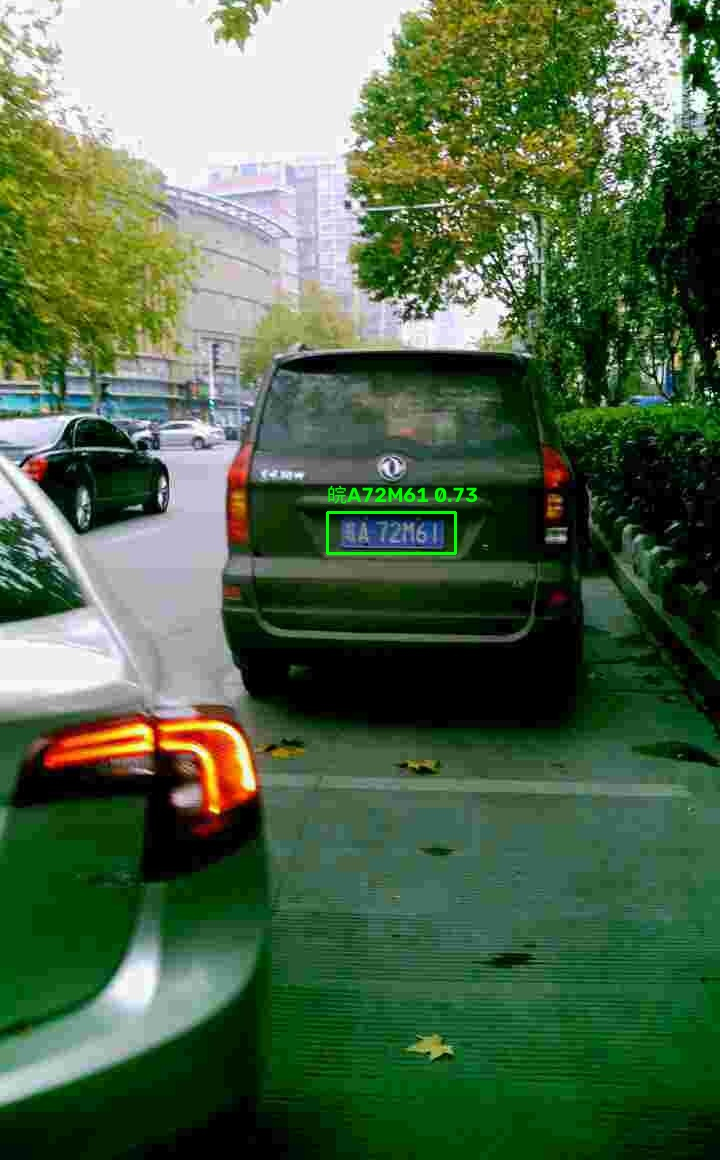
#> input picture infer_batch_results/images/00283644636015-90_92-338&522_448&553-446&549_343&548_343&517_446&518-0_0_31_26_11_30_25-88-7.jpg, 720 x 1160 px; its folder holds 4 pictures in this run
$ python prepare_datasets.py --dataset-dir ../infer_batch_results/images
#> lines starting #> are read from the running program, lines starting #| are printed output that depends on the picture
### src/ccpd_utils.py
"""工单编号：人工智能 CV-智能交通路口管理-车辆、行人目标检测与跟踪算法升级任务.

CCPD 数据集解析工具：
1. 从文件名解析车牌框、四点坐标、亮度、模糊度和字符标签。
2. 为 YOLO 检测训练和 OCR 识别训练提供统一样本对象。
"""

from __future__ import annotations

from collections.abc import Iterable
from dataclasses import dataclass
from pathlib import Path


PROVINCES = [
    "皖",
    "沪",
    "津",
    "渝",
    "冀",
    "晋",
    "蒙",
    "辽",
    "吉",
    "黑",
    "苏",
    "浙",
    "京",
    "闽",
    "赣",
    "鲁",
    "豫",
    "鄂",
    "湘",
    "粤",
    "桂",
    "琼",
    "川",
    "贵",
    "云",
    "藏",
    "陕",
    "甘",
    "青",
    "宁",
    "新",
]

ALPHANUMERIC = list("ABCDEFGHJKLMNPQRSTUVWXYZ0123456789")
DEFAULT_CHARSET = PROVINCES + ALPHANUMERIC


@dataclass(frozen=True)
class CcpdSample:
    image_path: Path
    filename: str
    area: int
    hor_angle: int
    ver_angle: int
    bbox: tuple[int, int, int, int]
    polygon: tuple[tuple[int, int], tuple[int, int], tuple[int, int], tuple[int, int]]
    plate_text: str
    brightness: int
    blur: int

    @property
    def plate_length(self) -> int:
        return len(self.plate_text)


def iter_image_paths(dataset_dir: Path) -> Iterable[Path]:
    for path in sorted(dataset_dir.glob("*.jpg")):
        yield path


def decode_plate(label_codes: list[int]) -> str | None:
    if len(label_codes) < 7:
        return None

    province_index = label_codes[0]
    if province_index < 0 or province_index >= len(PROVINCES):
        return None

    text = [PROVINCES[province_index]]
    for code in label_codes[1:]:
        if code < 0 or code >= len(ALPHANUMERIC):
            return None
        text.append(ALPHANUMERIC[code])
    return "".join(text)


def parse_ccpd_path(image_path: Path) -> CcpdSample | None:
    if image_path.suffix.lower() != ".jpg":
        return None

    parts = image_path.stem.split("-")
    if len(parts) != 7:
        return None

    try:
        area = int(parts[0])
        hor_angle, ver_angle = [int(item) for item in parts[1].split("_")]

        top_left, bottom_right = parts[2].split("_")
        x1, y1 = [int(item) for item in top_left.split("&")]
        x2, y2 = [int(item) for item in bottom_right.split("&")]
        bbox = (x1, y1, x2, y2)

        polygon = []
        for point in parts[3].split("_"):
            point_x, point_y = [int(item) for item in point.split("&")]
            polygon.append((point_x, point_y))
        if len(polygon) != 4:
            return None

        label_codes = [int(item) for item in parts[4].split("_")]
        plate_text = decode_plate(label_codes)
#> pass 3 of the loop in main, `for image_path in iter_image_paths(args.dataset_dir):`:
#> the loop made 4 passes; the first 3 are shown
        if plate_text is None:
            return None

        brightness = int(parts[5])
        blur = int(parts[6])
    except ValueError:
        return None

    return CcpdSample(
        image_path=image_path,
        filename=image_path.name,
        area=area,
        hor_angle=hor_angle,
        ver_angle=ver_angle,
        bbox=bbox,
        polygon=tuple(polygon),
        plate_text=plate_text,
        brightness=brightness,
        blur=blur,
    )


def clamp_bbox(bbox: tuple[int, int, int, int], width: int, height: int) -> tuple[int, int, int, int]:
    x1, y1, x2, y2 = bbox
    x1 = max(0, min(width - 1, x1))
    y1 = max(0, min(height - 1, y1))
    x2 = max(1, min(width, x2))
    y2 = max(1, min(height, y2))
    return x1, y1, x2, y2


def expand_bbox(
    bbox: tuple[int, int, int, int],
    width: int,
    height: int,
    margin_ratio: float = 0.05,
) -> tuple[int, int, int, int]:
    x1, y1, x2, y2 = bbox
    box_width = x2 - x1
    box_height = y2 - y1
    margin_x = int(box_width * margin_ratio)
    margin_y = int(box_height * margin_ratio)
    return clamp_bbox((x1 - margin_x, y1 - margin_y, x2 + margin_x, y2 + margin_y), width, height)


def xyxy_to_yolo(bbox: tuple[int, int, int, int], width: int, height: int) -> tuple[float, float, float, float]:
    x1, y1, x2, y2 = bbox
    center_x = ((x1 + x2) / 2.0) / width
    center_y = ((y1 + y2) / 2.0) / height
    box_width = (x2 - x1) / width
    box_height = (y2 - y1) / height
    return center_x, center_y, box_width, box_height

### scripts/prepare_datasets.py
"""工单编号：人工智能 CV-智能交通路口管理-车辆、行人目标检测与跟踪算法升级任务.

训练数据准备脚本：
1. 从 CCPD 文件名解析车牌框和车牌文本。
2. 生成 YOLO 检测数据集。
3. 生成 OCR 识别裁剪图与标签文件。
"""

from __future__ import annotations

import argparse
import json
import os
import random
import shutil
import sys
from pathlib import Path

import cv2

PROJECT_ROOT = Path(__file__).resolve().parent.parent
if str(PROJECT_ROOT) not in sys.path:
    sys.path.insert(0, str(PROJECT_ROOT))

from src.ccpd_utils import DEFAULT_CHARSET, clamp_bbox, expand_bbox, iter_image_paths, parse_ccpd_path, xyxy_to_yolo


def build_argparser() -> argparse.ArgumentParser:
    parser = argparse.ArgumentParser(description="Prepare YOLO and OCR datasets from CCPD images.")
    parser.add_argument("--dataset-dir", type=Path, required=True, help="Path to CCPD image directory.")
    parser.add_argument("--output-dir", type=Path, default=Path("prepared_data"), help="Directory to save processed datasets.")
    parser.add_argument("--train-ratio", type=float, default=0.8, help="Train split ratio.")
    parser.add_argument("--val-ratio", type=float, default=0.1, help="Validation split ratio.")
    parser.add_argument("--seed", type=int, default=42, help="Random seed.")
    parser.add_argument("--crop-margin-ratio", type=float, default=0.05, help="Extra OCR crop margin.")
    parser.add_argument("--max-samples", type=int, default=0, help="Optional cap for quick smoke tests.")
    return parser


def ensure_dir(path: Path) -> None:
    path.mkdir(parents=True, exist_ok=True)


def link_or_copy(src: Path, dst: Path) -> None:
    if dst.exists():
        return
    try:
        os.link(src, dst)
    except OSError:
        shutil.copy2(src, dst)


def split_samples(samples: list, train_ratio: float, val_ratio: float):
    train_end = int(len(samples) * train_ratio)
    val_end = train_end + int(len(samples) * val_ratio)
    return {
        "train": samples[:train_end],
        "val": samples[train_end:val_end],
        "test": samples[val_end:],
    }


def save_yolo_label(label_path: Path, normalized_bbox: tuple[float, float, float, float]) -> None:
    x_center, y_center, box_width, box_height = normalized_bbox
    label_path.write_text(f"0 {x_center:.6f} {y_center:.6f} {box_width:.6f} {box_height:.6f}\n", encoding="utf-8")


def main() -> None:
    args = build_argparser().parse_args()
    test_ratio = 1.0 - args.train_ratio - args.val_ratio
    if test_ratio <= 0:
        raise ValueError("train_ratio + val_ratio 必须小于 1.0")

    ensure_dir(args.output_dir)
    parsed_samples = []
    for image_path in iter_image_paths(args.dataset_dir):
        sample = parse_ccpd_path(image_path)
        if sample is not None:
            parsed_samples.append(sample)
        if args.max_samples and len(parsed_samples) >= args.max_samples:
            break

    random.seed(args.seed)
    random.shuffle(parsed_samples)
    split_mapping = split_samples(parsed_samples, train_ratio=args.train_ratio, val_ratio=args.val_ratio)

    yolo_root = args.output_dir / "yolo"
    ocr_root = args.output_dir / "ocr"

    for split_name in ("train", "val", "test"):
        ensure_dir(yolo_root / "images" / split_name)
        ensure_dir(yolo_root / "labels" / split_name)
        ensure_dir(ocr_root / "images" / split_name)

    ocr_label_files = {"train": [], "val": [], "test": []}
    split_manifest = {}

    for split_name, samples in split_mapping.items():
        split_manifest[split_name] = []
        for sample in samples:
            image = cv2.imread(str(sample.image_path))
#> image is the input picture: shape (1160, 720, 3); mean B, G, R 74.2, 104.3, 79.9
            if image is None:
                continue

            height, width = image.shape[:2]
#> height = 1160; width = 720
            bbox = clamp_bbox(sample.bbox, width=width, height=height)
#> bbox = (338, 522, 448, 553)
            normalized_bbox = xyxy_to_yolo(bbox, width=width, height=height)
#> normalized_bbox = (0.546, 0.463, 0.153, 0.0267)

            dst_image_path = yolo_root / "images" / split_name / sample.filename
            label_path = yolo_root / "labels" / split_name / f"{sample.image_path.stem}.txt"
            link_or_copy(sample.image_path, dst_image_path)
            save_yolo_label(label_path, normalized_bbox)

            crop_bbox = expand_bbox(bbox, width=width, height=height, margin_ratio=args.crop_margin_ratio)
#> crop_bbox = (333, 521, 453, 554)
            x1, y1, x2, y2 = crop_bbox
#> x1 = 333
            crop = image[y1:y2, x1:x2]
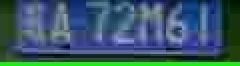
#> crop: shape (33, 120, 3) (shown 2 times larger); mean B, G, R 100.6, 89.6, 54.5
#> pass 3 of the loop in main, `for split_name, samples in split_mapping.items():`:
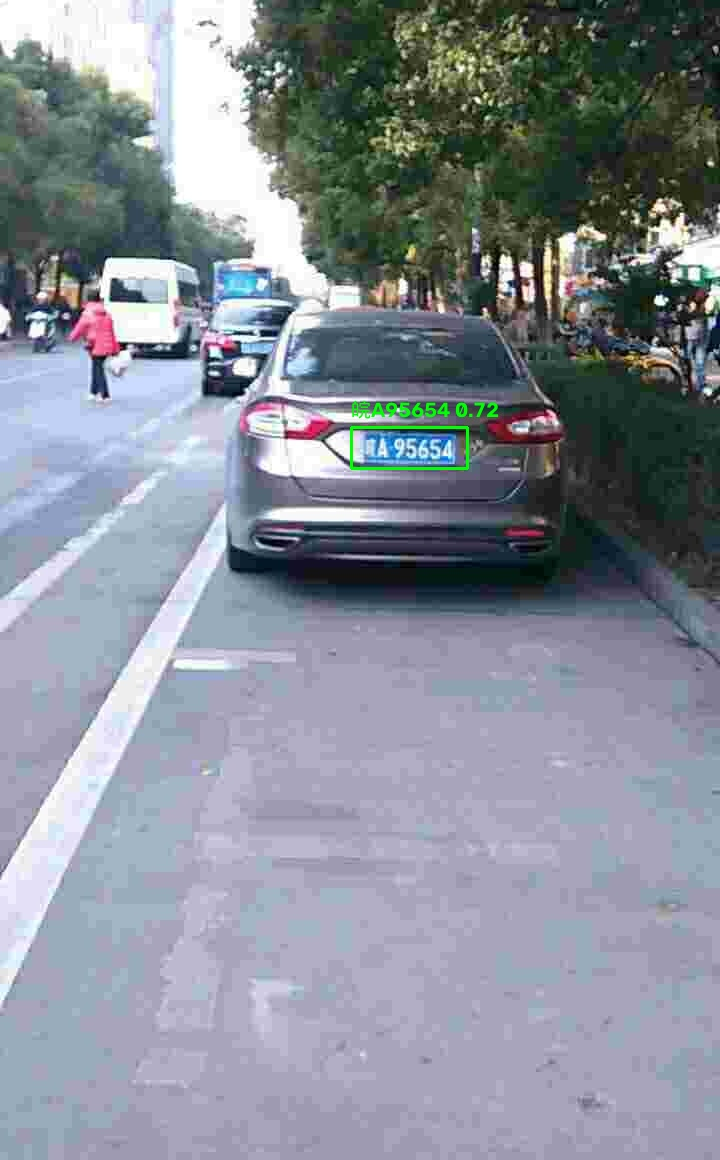
#> input picture infer_batch_results/images/00229166666667-90_87-362&438_461&467-458&465_364&463_363&432_457&434-0_0_33_29_30_29_28-164-11.jpg, 720 x 1160 px
#> in main, image is the input picture: shape (1160, 720, 3); mean B, G, R 150.9, 140.9, 134.9
#> in main, `crop = image[y1:y2, x1:x2]`:
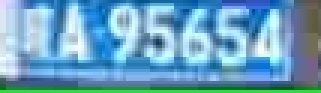
#> crop: shape (31, 107, 3) (shown 3 times larger); mean B, G, R 191.7, 162.5, 106.8
            crop_path = ocr_root / "images" / split_name / sample.filename
            cv2.imwrite(str(crop_path), crop)
            ocr_label_files[split_name].append(f"{crop_path.resolve()}\t{sample.plate_text}\n")

            split_manifest[split_name].append(
                {
                    "filename": sample.filename,
                    "plate_text": sample.plate_text,
                    "brightness": sample.brightness,
                    "blur": sample.blur,
                    "bbox": list(bbox),
                }
            )

    for split_name, lines in ocr_label_files.items():
        (ocr_root / f"{split_name}_label.txt").write_text("".join(lines), encoding="utf-8")

    (ocr_root / "charset.txt").write_text("\n".join(DEFAULT_CHARSET) + "\n", encoding="utf-8")
    (args.output_dir / "yolo_ccpd.yaml").write_text(
        "\n".join(
            [
                f"path: {yolo_root.resolve()}",
                "train: images/train",
                "val: images/val",
                "test: images/test",
                "",
                "names:",
                "  0: plate",
            ]
        )
        + "\n",
        encoding="utf-8",
    )
    (args.output_dir / "split_manifest.json").write_text(json.dumps(split_manifest, ensure_ascii=False, indent=2), encoding="utf-8")

    print(f"数据准备完成，输出目录: {args.output_dir}")


if __name__ == "__main__":
    main()
